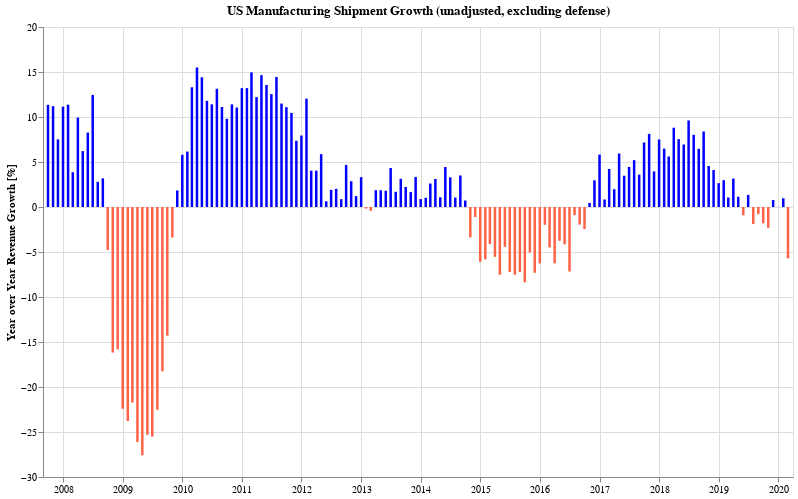

Notebook code for this chart:
### Code cell
yoyChartFor(dfs['Shipments'], 'UMXDVS', 'US Manufacturing Shipment Growth (unadjusted, excluding defense)')

### Figure 1 — Vega-Lite specification as saved in the notebook (floating-point values rounded to 4 significant figures; data arrays with more than 128 entries replaced by an {"elided": "..."} marker saying what was removed)
{"config": {"view": {"continuousWidth": 400, "continuousHeight": 300}}, "data": {"name": "data-b93629640b80f8dd6a6e29db74cbc04e"}, "mark": {"type": "bar", "color": "blue", "size": 2.5}, "background": "white", "encoding": {"color": {"condition": {"value": "tomato", "test": "datum['value'] < 0"}, "value": "blue"}, "tooltip": [{"type": "temporal", "field": "dt", "format": "%B - %Y", "title": "Period"}, {"type": "quantitative", "field": "value", "format": ",.02f", "title": "% Change"}], "x": {"type": "temporal", "axis": {"title": ""}, "field": "dt"}, "y": {"type": "quantitative", "axis": {"title": "Year over Year Revenue Growth [%]"}, "field": "value"}}, "height": 450, "title": "US Manufacturing Shipment Growth (unadjusted, excluding defense)", "width": 750, "$schema": "https://vega.github.io/schema/vega-lite/v4.8.1.json", "datasets": {"data-b93629640b80f8dd6a6e29db74cbc04e": {"elided": "150 records"}}}
